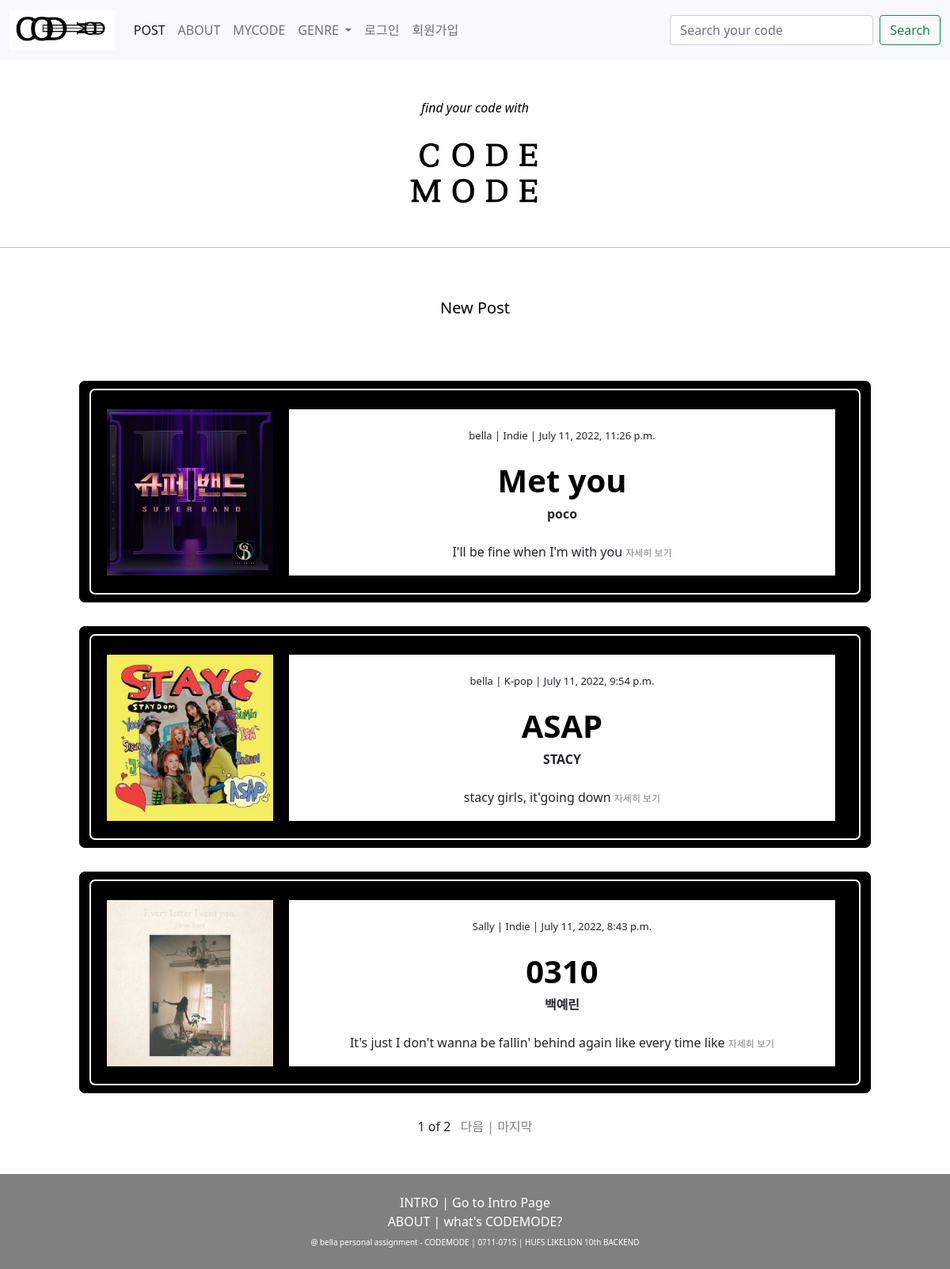
Page /blog/home/ on the committed database.
### blog/models.py (models this page shows, shortened)
class Blog(models.Model):
  genre_choices = [
    ('Indie', 'Indie'),
    ('Rock', 'Rock'),
    ('K-pop', 'K-pop'),
    ('Pop', 'Pop'),
    ('Else', 'Else')
  ]
  user = models.ForeignKey(CustomUser, null=True, on_delete=models.CASCADE)
  pub_date = models.DateTimeField()
  title = models.CharField(max_length=100)
  singer = models.CharField(max_length=100)
  code = models.CharField(max_length=300, null=True, blank=True)
  genre = models.CharField(max_length=10, choices = genre_choices)
  memo = models.TextField(null=True, blank=True)
  lyrics = models.TextField(null=True, blank=True)
  image = models.ImageField(upload_to='blog/', blank=True, null=True)
  def summary(self):
    return self.memo[:70]

### account/models.py (models this page shows)
class CustomUser(AbstractUser):
  nickname = models.CharField(max_length=20)
  university = models.CharField(max_length=50)
  location = models.CharField(max_length=20)

### blog/views.py (the view)
# urls.py: path('home/', home, name='home'),
def home(request):
  blogs = Blog.objects.order_by('-pub_date')
  query = request.GET.get('query')
  if query:
    blogs = Blog.objects.filter(title__contains=query)
  paginator = Paginator(blogs, 3)
  page = request.GET.get('page')
  paginated_blogs = paginator.get_page(page)
  return render(request, 'home.html', {'blogs':paginated_blogs})

### blog/templates/home.html (shortened to what this page needs)
{% extends 'base.html' %}
{% load static %}
{% block content %}
  <body><br><br>
    <div class="intro">
    <i>find your code with</i><br><br>
    <a href="{% url 'blog:home' %}"><img src="{% static 'codemode.png'%}" style="max-height:100px"></a><br><br><hr><br><br>
    <a href="{% url 'blog:new' %}" style="text-decoration:none; color:black;"><h5>New Post</h5></a><br>
    </div><br><br>
    {% for blog in blogs %}
    <div class="container">
      <div class="outside"><br>
        {% if blog.image %}
        <a href="{% url 'blog:detail' blog.id %}"><img src="{{blog.image.url}}" alt="" style="max-width:210px; margin-left:20px; float:left"></a>
        {% else %}
        <a href="{% url 'blog:detail' blog.id %}"><img src="{% static 'music.png' %}" style="max-width:210px; margin-left:20px; float:left"></a>
        {% endif %}
        <div class="white">
        <br><p style="font-size:13px">{{blog.user}} | {{blog.genre}} | {{ blog.pub_date }}</p>
        <a href="{% url 'blog:detail' blog.id %}" style="text-decoration:none; color:black"><span style="font-size:40px"><b>{{ blog.title }}</b></span></a>
        <br><b>{{blog.singer}}</b><br><br>
      {{ blog.summary }}
      <a href="{% url 'blog:detail' blog.id %}" style="font-size:12px; color:gray; text-decoration: none;"> 자세히 보기</a><br><br><br>
    </div></div></div>
    {% endfor %}
    <div class="paginator">
      <span>{{blogs.number}}</span>
      <span>of</span>
      <span>{{blogs.paginator.num_pages}}</span>
      {% if blogs.has_next %}
      <a href="?page={{blogs.next_page_number}}">&nbsp 다음 |</a>
      <a href="?page={{blogs.paginator.num_pages}}">마지막</a>
      {% endif %}
    </div>
  </body>
{% endblock %}}

### modelproject/templates/base.html (shortened to what this page needs)
{% load static %}
<!DOCTYPE html>
<html lang="en">
  <head>
    <link href="https://cdn.jsdelivr.net/npm/bootstrap@5.0.2/dist/css/bootstrap.min.css" rel="stylesheet">
  </head>
  <body>
    <nav class="navbar navbar-expand-lg navbar-light bg-light">
      <div class="container-fluid">
        <a class="navbar-brand" href="{% url 'blog:home' %}"><img src="{% static 'logo.png' %}" style="max-height:50px"></a>
        <div class="collapse navbar-collapse" id="navbarSupportedContent">
          <ul class="navbar-nav me-auto mb-2 mb-lg-0">
            <li class="nav-item">
              <a class="nav-link active" aria-current="page" href="{% url 'blog:new' %}">POST</a>
            </li>
            <li class="nav-item">
              <a class="nav-link" href="{% url 'blog:about' %}">ABOUT</a>
            </li>
            <li class="nav-item">
              <a class="nav-link" href="{% url 'blog:mycode' %}">MYCODE</a>
            </li>
            <li class="nav-item dropdown">
              <a class="nav-link dropdown-toggle" href="#" id="navbarDropdown" role="button" data-bs-toggle="dropdown" aria-expanded="false">
                GENRE
              </a>
            </li>
            {% if user.is_authenticated %}
            <li class="nav-item">
              <a class="nav-link disabled" href="#" tabindex="-1" aria-disabled="true">{{user.nickname}}님 안녕하세요!</a>
            </li>
            <li class="nav-item">
              <a class="nav-link" href="{% url 'account:logout' %}" tabindex="-1" aria-disabled="true">로그아웃</a>
            </li>
            {% else %}
            <li class="nav-item">
              <a class="nav-link" href="{% url 'account:login' %}" tabindex="-1" aria-disabled="true">로그인</a>
            </li>
            <li class="nav-item">
              <a class="nav-link" href="{% url 'account:signup' %}" tabindex="-1" aria-disabled="true">회원가입</a>
            </li>
            {% endif %}
          </ul>
          <form class="d-flex">
            <input class="form-control me-2" type="text" placeholder="Search your code" aria-label="Search" name="query">
            <button class="btn btn-outline-success" type="submit">Search</button>
          </form>
        </div>
      </div>
    </nav>
    <div class = "my_container">
        {% block content %}
        {% endblock %}
    </div>
    <br><br>
    <div class="footer" style="background-color:gray; color:white">
    <footer>
      <br>
      <a href="{% url 'intro' %}">INTRO</a> | Go to Intro Page<br>
      <a href="{% url 'blog:about' %}">ABOUT</a> | what's CODEMODE?<br>
      <a style="font-size: 10px">@ bella personal assignment - CODEMODE | 0711-0715 | HUFS LIKELION 10th BACKEND</a>
      <br>
    <br>
  </body>
</html>

### modelproject/templates/base.html (style rules this page uses)
body { text-align: center; }
footer a { text-decoration:none; color:white }

### blog/templates/home.html (style rules this page uses)
.intro { background-color: white; color:black }
.container { background-color: black; margin-bottom: 30px; max-width:1000px; height:280px; border:solid 1px black; border-radius: 7px; }
.outside { border-radius: 7px; border:solid 2px white; height:260px; margin-top:9px; }
.white { background-color: white; margin-left:250px; margin-right:30px; height:210px; }
.paginator a { text-decoration: none; color:gray }

### rows in the picture
Blog: image (picture), user "bella", genre "Indie", pub_date "July 11, 2022, 11:26 p.m.", title "Met you", singer "poco", summary "I'll be fine when I'm with you"
Blog: image (picture), user "bella", genre "K-pop", pub_date "July 11, 2022, 9:54 p.m.", title "ASAP", singer "STACY", summary "stacy girls, it'going down"
Blog: image (picture), user "Sally", genre "Indie", pub_date "July 11, 2022, 8:43 p.m.", title "0310", singer "백예린", summary "It's just I don't wanna be fallin' behind again like every time like"

### other values in the picture
{{ blogs.number }} "1"
{{ blogs.paginator.num_pages }} "2"
